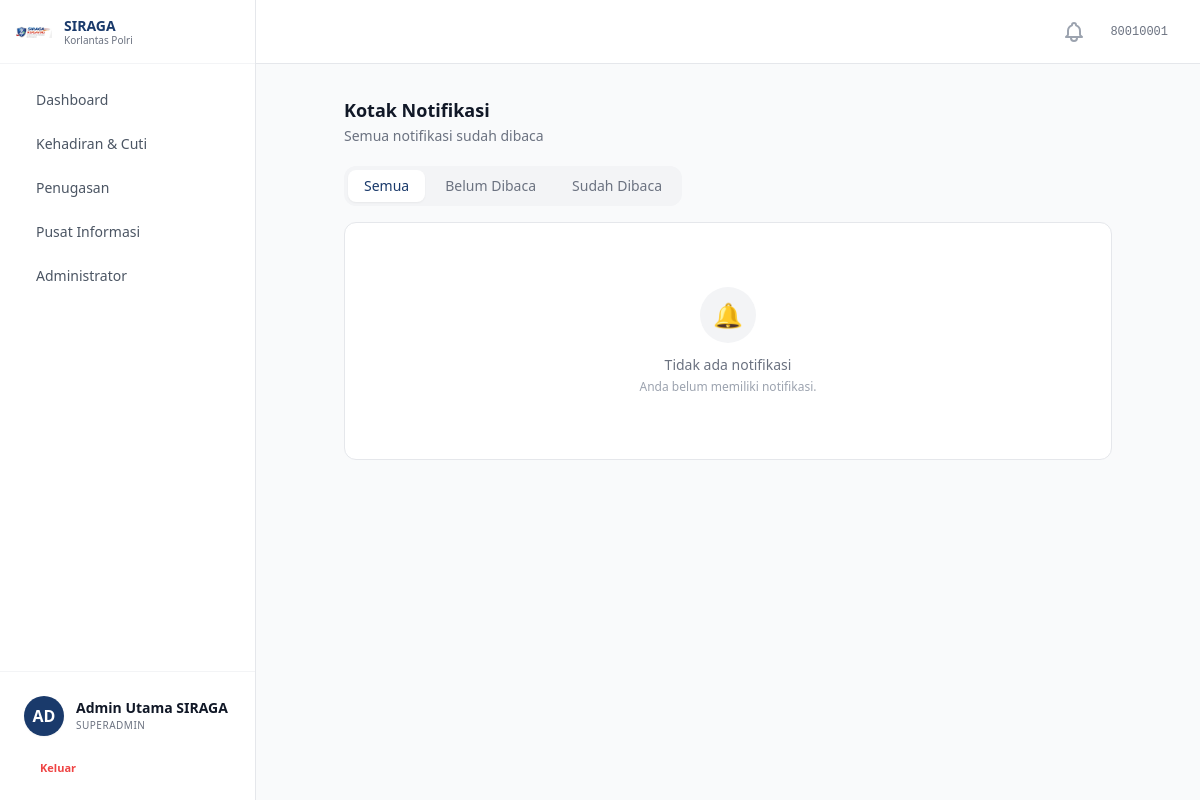
Page /notifikasi/ (signed in) on the committed database.
### accounts/models.py (models this page shows, shortened)
class MenuItem(models.Model):
    label = models.CharField(max_length=100, verbose_name='Label')
    path = models.CharField(max_length=200, blank=True, verbose_name='Path / URL Name')
    icon = models.CharField(max_length=100, blank=True, verbose_name='Icon')
    parent = models.ForeignKey(
        'self', on_delete=models.CASCADE, null=True, blank=True,
        related_name='submenus', verbose_name='Parent Menu'
    )
    sort_order = models.IntegerField(default=0, verbose_name='Sort Order')
    is_active = models.BooleanField(default=True, verbose_name='Active')
    class Meta:
        verbose_name = 'Menu Item'
        verbose_name_plural = 'Menu Items'
        ordering = ['sort_order', 'label']
    def get_url(self):
        try:
            return reverse(self.path)
        except NoReverseMatch:
            return self.path

class Personel(AbstractBaseUser, PermissionsMixin):
    ROLE_CHOICES = [
        ('personel', 'Personel'),
        ('operator', 'Operator'),
        ('pimpinan', 'Pimpinan'),
        ('superadmin', 'Superadmin'),
    ]
    PANGKAT_CHOICES = [
        ('Bharada', 'Bharada'),
        ('Bhayangkara', 'Bhayangkara'),
        ('Bripda', 'Bripda'),
        ('Briptu', 'Briptu'),
        ('Brigpol', 'Brigpol'),
        ('Bripka', 'Bripka'),
        ('Aipda', 'Aipda'),
        ('Aiptu', 'Aiptu'),
        ('Ipda', 'Ipda'),
        ('Iptu', 'Iptu'),
        ('AKP', 'AKP'),
        ('Kompol', 'Kompol'),
        ('AKBP', 'AKBP'),
        ('Kombespol', 'Kombespol'),
        ('Brigjen Pol', 'Brigjen Pol'),
        ('Irjen Pol', 'Irjen Pol'),
        ('Komjen Pol', 'Komjen Pol'),
        ('Jenderal Pol', 'Jenderal Pol'),
    ]
    nrp = models.CharField(max_length=20, unique=True, verbose_name='NRP')
    nama_lengkap = models.CharField(max_length=200, verbose_name='Nama Lengkap')
    email = models.EmailField(blank=True, verbose_name='Email')
    no_hp = models.CharField(max_length=20, blank=True, verbose_name='No. HP')
    pangkat = models.CharField(max_length=50, choices=PANGKAT_CHOICES, blank=True, verbose_name='Pangkat')
    jabatan = models.CharField(max_length=200, blank=True, verbose_name='Jabatan')
    satker = models.ForeignKey(
        Satker, on_delete=models.SET_NULL, null=True, blank=True,
        related_name='personel', verbose_name='Satuan Kerja'
    )
    role = models.CharField(max_length=20, choices=ROLE_CHOICES, default='personel', verbose_name='Role')
    role_obj = models.ForeignKey(
        Role, on_delete=models.SET_NULL, null=True, blank=True,
        related_name='personel_set', verbose_name='Role (Object)'
    )
    foto = models.ImageField(upload_to='foto_personel/', blank=True, null=True, verbose_name='Foto')
    is_active = models.BooleanField(default=False)
    status_verifikasi = models.CharField(
        max_length=20,
        choices=[('pending', 'Pending'), ('approved', 'Approved')],
        default='pending'
    )
    is_staff = models.BooleanField(default=False)
    tanggal_bergabung = models.DateTimeField(auto_now_add=True)
    tanggal_nonaktif = models.DateTimeField(null=True, blank=True, verbose_name='Tanggal Dinonaktifkan')
    alasan_nonaktif = models.TextField(blank=True, verbose_name='Alasan Dinonaktifkan')
    objects = PersonelManager()
    USERNAME_FIELD = 'nrp'
    REQUIRED_FIELDS = ['nama_lengkap']
    class Meta:
        verbose_name = 'Personel'
        verbose_name_plural = 'Personel'
        ordering = ['nama_lengkap']
    @property
    def is_superadmin(self):
        if self.role_obj:
            return self.role_obj.nama.lower() == 'superadmin'
        return self.role == 'superadmin'

class Role(models.Model):
    nama = models.CharField(max_length=100, unique=True, verbose_name='Nama Role')
    deskripsi = models.TextField(blank=True, verbose_name='Deskripsi')
    dibuat_pada = models.DateTimeField(default=timezone.now, verbose_name='Dibuat Pada')
    menus = models.ManyToManyField(MenuItem, blank=True, related_name='roles', verbose_name='Menu Access')
    class Meta:
        verbose_name = 'Role'
        verbose_name_plural = 'Role'
        ordering = ['nama']

### notifikasi/views.py (the view)
# urls.py: path('', views.daftar_notifikasi, name='daftar'),
@login_required
def daftar_notifikasi(request):
    filter_read = request.GET.get('filter', 'semua')  # semua | belum_dibaca | sudah_dibaca
    qs = Notifikasi.objects.filter(user=request.user)
    if filter_read == 'belum_dibaca':
        qs = qs.filter(is_read=False)
    elif filter_read == 'sudah_dibaca':
        qs = qs.filter(is_read=True)
    paginator = Paginator(qs, 10)
    page_number = request.GET.get('page', 1)
    page_obj = paginator.get_page(page_number)
    total_unread = Notifikasi.objects.filter(user=request.user, is_read=False).count()
    return render(request, 'notifikasi/daftar_notifikasi.html', {
        'page_obj': page_obj,
        'filter_read': filter_read,
        'total_unread': total_unread,
        'active_nav': 'notifikasi',
    })

### accounts/context_processor.py (called while the page is built)
def jumlah_verifikasi(request):
    if request.user.is_authenticated and (request.user.is_superadmin or request.user.is_operator):
        count = Personel.objects.filter(status_verifikasi='pending').count()
        return {'jumlah_pending_verifikasi': count}
    return {'jumlah_pending_verifikasi': 0}

### notifikasi/context_processors.py (called while the page is built)
def notifikasi_unread_count(request):
    if request.user.is_authenticated:
        count = Notifikasi.objects.filter(user=request.user, is_read=False).count()
        return {'notif_unread_count': count}
    return {'notif_unread_count': 0}

### sprin/context_processors.py (called while the page is built)
def user_role(request):
    role = request.session.get('user_role', 'Operator')
    if role not in ['Operator', 'SDM', 'Pimpinan']:
        role = 'Operator'
    return {'user_role': role}

### notifikasi/templates/notifikasi/daftar_notifikasi.html (shortened to what this page needs)
{% extends 'base.html' %}
{% block content %}
<div class="max-w-3xl mx-auto">
  <div class="flex items-center justify-between mb-5">
    <div>
      <h1 class="text-lg font-bold text-gray-900">Kotak Notifikasi</h1>
      {% if total_unread > 0 %}
      <p class="text-sm text-gray-500 mt-0.5">
        <span class="font-semibold text-[#1a3a6b]">{{ total_unread }}</span> belum dibaca
      </p>
      {% else %}
      <p class="text-sm text-gray-500 mt-0.5">Semua notifikasi sudah dibaca</p>
      {% endif %}
    </div>
  </div>
  <div class="flex gap-1 mb-4 bg-gray-100 p-1 rounded-xl w-fit">
    <a href="?filter=semua"
      class="px-4 py-1.5 rounded-lg text-sm font-medium transition-colors
             {% if filter_read == 'semua' %}bg-white text-[#1a3a6b] shadow-sm{% else %}text-gray-500 hover:text-gray-900{% endif %}">
      Semua
    </a>
    <a href="?filter=belum_dibaca"
      class="px-4 py-1.5 rounded-lg text-sm font-medium transition-colors
             {% if filter_read == 'belum_dibaca' %}bg-white text-[#1a3a6b] shadow-sm{% else %}text-gray-500 hover:text-gray-900{% endif %}">
      Belum Dibaca
    </a>
    <a href="?filter=sudah_dibaca"
      class="px-4 py-1.5 rounded-lg text-sm font-medium transition-colors
             {% if filter_read == 'sudah_dibaca' %}bg-white text-[#1a3a6b] shadow-sm{% else %}text-gray-500 hover:text-gray-900{% endif %}">
      Sudah Dibaca
    </a>
  </div>
  <div class="bg-white rounded-xl border border-gray-200 divide-y divide-gray-100 overflow-hidden">
    {% for notif in page_obj %}
    <div class="relative flex items-start gap-4 px-5 py-4 hover:bg-gray-50 transition-colors group
             {% if not notif.is_read %}bg-blue-50/40{% endif %}">
      <a href="{% url 'notifikasi:detail' notif.pk %}" class="absolute inset-0 z-0"></a>
      <div class="relative z-10 pointer-events-none shrink-0 w-9 h-9 rounded-full flex items-center justify-center text-base mt-0.5
                  {% if notif.tipe == 'cuti' %}bg-blue-100 text-blue-600
                  {% elif notif.tipe == 'sprin' %}bg-purple-100 text-purple-600
                  {% elif notif.tipe == 'presensi' %}bg-green-100 text-green-600
                  {% elif notif.tipe == 'jadwal' %}bg-indigo-100 text-indigo-700
                  {% elif notif.tipe == 'sistem' %}bg-gray-100 text-gray-600
                  {% else %}bg-yellow-100 text-yellow-600{% endif %}">
        {{ notif.tipe_icon }}
      </div>
      <div class="relative z-10 pointer-events-none flex-1 min-w-0 pr-2">
        <div class="flex items-center gap-2">
          <p class="text-sm font-semibold text-gray-900 truncate
                    {% if not notif.is_read %}text-[#1a3a6b]{% endif %}">
            {{ notif.judul }}
          </p>
          {% if not notif.is_read %}
          <span class="inline-block w-2 h-2 rounded-full bg-[#1a3a6b] shrink-0"></span>
          {% endif %}
        </div>
        <p class="text-xs text-gray-500 mt-0.5 line-clamp-2">{{ notif.pesan }}</p>
        <p class="text-[10px] text-gray-400 mt-1">{{ notif.dibuat_pada|date:"d M Y, H:i" }}</p>
      </div>
      <div class="relative z-10 shrink-0 mt-1 opacity-0 group-hover:opacity-100 transition-opacity">
        <form method="post" action="{% url 'notifikasi:hapus' notif.pk %}">
          {% csrf_token %}
          <button type="submit" class="p-1.5 text-gray-400 hover:text-red-600 hover:bg-red-50 rounded-lg transition-all" title="Hapus Notifikasi">
            <svg class="w-4 h-4" fill="none" stroke="currentColor" viewBox="0 0 24 24">
              <path stroke-linecap="round" stroke-linejoin="round" stroke-width="2" d="M19 7l-.867 12.142A2 2 0 0116.138 21H7.862a2 2 0 01-1.995-1.858L5 7m5 4v6m4-6v6m1-10V4a1 1 0 00-1-1h-4a1 1 0 00-1 1v3M4 7h16"/>
            </svg>
          </button>
        </form>
      </div>
    </div>
    {% empty %}
    <div class="flex flex-col items-center justify-center py-16 text-center">
      <div class="w-14 h-14 rounded-full bg-gray-100 flex items-center justify-center text-2xl mb-3">🔔</div>
      <p class="text-sm font-medium text-gray-500">Tidak ada notifikasi</p>
      <p class="text-xs text-gray-400 mt-1">
        {% if filter_read == 'belum_dibaca' %}Semua notifikasi sudah dibaca.
        {% elif filter_read == 'sudah_dibaca' %}Belum ada notifikasi yang dibaca.
        {% else %}Anda belum memiliki notifikasi.{% endif %}
      </p>
    </div>
    {% endfor %}
  </div>
</div>
{% endblock %}

### templates/base.html (shortened to what this page needs)
{% load static %}
<!DOCTYPE html>
<html lang="id" class="h-full">
<head>
  <script src="https://cdn.tailwindcss.com"></script>
  <link rel="stylesheet" href="{% static 'css/custom.css' %}" />
</head>
<body class="h-full bg-gray-50 text-gray-900 antialiased" x-data="{ sidebarOpen: true }">
  {% if user.is_authenticated %}
  <div class="flex h-screen overflow-hidden">
    <aside
      :class="sidebarOpen ? 'w-64' : 'w-20'"
      class="flex flex-col bg-white border-r border-gray-200 transition-all duration-300 ease-in-out z-20 overflow-x-hidden"
    >
      <div class="flex h-16 items-center justify-between px-4 border-b border-gray-100 shrink-0">
        <div class="flex items-center gap-3" x-show="sidebarOpen" x-transition:enter.opacity.duration.300ms>
          {% load static %}
          <img src="{% static 'images/logo-siraga.png' %}" alt="SIRAGA" class="w-9 h-9 object-contain" />
          <div>
            <p class="text-sm font-bold text-[#1a3a6b] leading-tight">SIRAGA</p>
            <p class="text-[10px] text-gray-500 leading-tight">Korlantas Polri</p>
          </div>
        </div>
        <button @click="sidebarOpen = !sidebarOpen"
                class="p-2 rounded-lg text-gray-400 hover:bg-gray-100 hover:text-primary transition-colors shrink-0"
                :class="!sidebarOpen ? 'mx-auto' : ''">
        </button>
      </div>
      <div class="flex-1 overflow-y-auto py-4 px-3 space-y-1 custom-scrollbar">
        {% for menu in sidebar_menus %}
          {% if not menu.submenus.all %}
            <a href="{{ menu.get_url }}"
               class="flex items-center gap-3 px-3 py-2.5 rounded-xl transition-all group hover:bg-primary/5"
               :class="!sidebarOpen ? 'justify-center' : ''">
              <span x-show="sidebarOpen" x-transition.opacity class="text-sm font-medium text-gray-600 group-hover:text-primary whitespace-nowrap">
                {{ menu.label }}
              </span>
            </a>
          {% else %}
            <div x-data="{ dropdownOpen: false }">
              <button @click="dropdownOpen = !dropdownOpen"
                      class="w-full flex items-center justify-between px-3 py-2.5 rounded-xl transition-all group hover:bg-primary/5"
                      :class="!sidebarOpen ? 'justify-center' : ''">
                <div class="flex items-center gap-3">
                  <span x-show="sidebarOpen" x-transition.opacity class="text-sm font-medium text-gray-600 group-hover:text-primary whitespace-nowrap">
                    {{ menu.label }}
                  </span>
                </div>
              </button>
            </div>
          {% endif %}
        {% endfor %}
      </div>
      <div class="mt-auto border-t border-gray-100 p-4 shrink-0">
        <a href="{% url 'accounts:profil' %}"
           class="flex items-center gap-3 p-2 rounded-xl hover:bg-gray-50 transition-all group"
           :class="!sidebarOpen ? 'justify-center' : ''">
          <div class="flex h-10 w-10 shrink-0 items-center justify-center rounded-full bg-primary text-white font-bold group-hover:ring-4 group-hover:ring-primary/10 transition-all shadow-sm">
            {% if user.foto %}
              <img src="{{ user.foto.url }}" class="h-10 w-10 rounded-full object-cover" alt="Foto Profil">
            {% else %}
              {{ user.nama_lengkap|slice:":2"|upper }}
            {% endif %}
          </div>
          <div x-show="sidebarOpen" x-transition.opacity class="flex flex-col overflow-hidden whitespace-nowrap">
            <span class="text-sm font-semibold text-gray-900 truncate">{{ user.nama_lengkap }}</span>
            <span class="text-[10px] text-gray-500 truncate uppercase tracking-wider font-medium">{{ user.role_obj.nama}}</span>
          </div>
        </a>
        <form action="{% url 'accounts:logout' %}" method="POST" class="mt-2">
          <button type="submit"
                  class="flex w-full items-center gap-3 px-3 py-2 text-[11px] font-bold text-red-500 hover:bg-red-50 rounded-lg transition-colors"
                  :class="!sidebarOpen ? 'justify-center' : ''">
            <span x-show="sidebarOpen" x-transition.opacity>Keluar</span>
          </button>
        </form>
      </div>
    </aside>
    <main class="flex-1 flex flex-col min-w-0 bg-gray-50 overflow-hidden">
      <header class="h-16 bg-white border-b border-gray-200 flex items-center justify-between px-8 shrink-0">
        <div class="flex items-center gap-4">
          <div class="relative" id="notification-dropdown-wrapper">
              <button type="button" id="notification-btn" class="relative p-2 text-gray-400 hover:text-[#1a3a6b] transition-colors focus:outline-none">
              </button>
          </div>
          <span class="text-xs text-gray-500 font-mono">{{ user.nrp }}</span>
        </div>
      </header>
      <div class="flex-1 overflow-y-auto p-8 custom-scrollbar">
        {% block content %}{% endblock %}
      </div>
    </main>
  </div>
  {% else %}
      {% block full_page %}{% endblock %}
  {% endif %}
</body>
</html>

### static/css/custom.css (style rules this page uses)
html { scroll-behavior: smooth; }

### rows in the picture
MenuItem: label "Dashboard"
MenuItem: label "Kehadiran & Cuti"
MenuItem: label "Penugasan"
MenuItem: label "Pusat Informasi"
MenuItem: label "Administrator"
Personel: nama_lengkap "AD", nama_lengkap "Admin Utama SIRAGA", role_obj.nama "SUPERADMIN", nrp "80010001"
